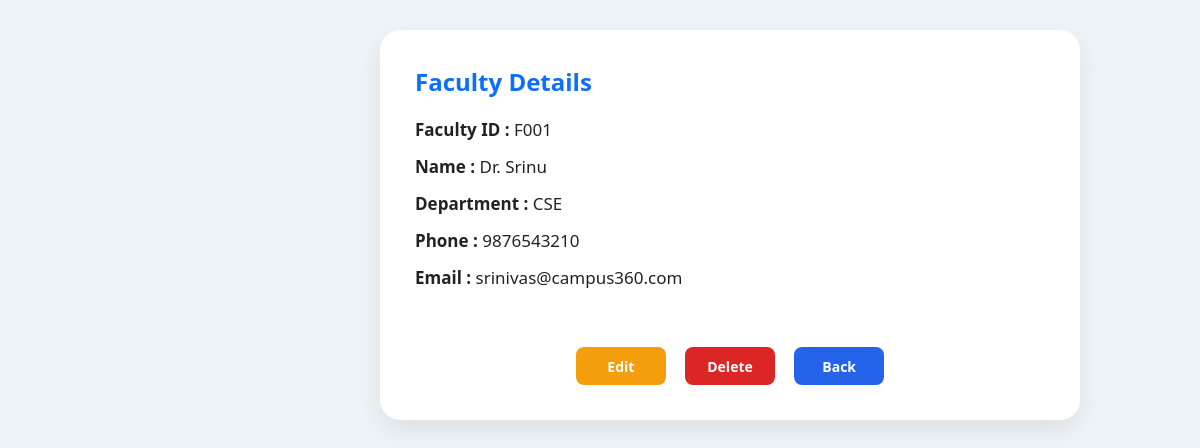
Page /view_faculty/F001 (signed in) on the committed database.
### tables this page shows
CREATE TABLE faculty(

id INTEGER PRIMARY KEY AUTOINCREMENT,

facultyid TEXT UNIQUE,

password TEXT,

name TEXT,

department TEXT,

phone TEXT,

email TEXT

);

### app.py (the view)
@app.route("/view_faculty/<facultyid>")
def view_faculty(facultyid):
    if "admin" not in session:
        return redirect("/")
    conn = get_connection()
    cursor = conn.cursor()
    cursor.execute(
        "SELECT * FROM faculty WHERE facultyid=?",
        (facultyid,)
    )
    faculty = cursor.fetchone()
    conn.close()
    return render_template(
        "view_faculty.html",
        faculty=faculty
    )

### app.py (called while the page is built)
def get_connection():
    conn = sqlite3.connect("portal.db")
    conn.row_factory = sqlite3.Row
    return conn

@app.context_processor
def inject_user():
    return dict(
        student=session.get("student"),
        faculty=session.get("faculty"),
        admin=session.get("admin")
    )

@app.before_request
def before_request():
    pass

@app.after_request
def after_request(response):
    response.headers["Cache-Control"] = "no-store"
    return response

### templates/view_faculty.html (shortened to what this page needs)
<!DOCTYPE html>
<html>
<head>
<link rel="stylesheet"
href="{{ url_for('static', filename='style.css') }}">
</head>
<body>
<div class="main">
<div class="profile-card">
<h2>Faculty Details</h2>
<p><b>Faculty ID :</b> {{ faculty['facultyid'] }}</p>
<p><b>Name :</b> {{ faculty['name'] }}</p>
<p><b>Department :</b> {{ faculty['department'] }}</p>
<p><b>Phone :</b> {{ faculty['phone'] }}</p>
<p><b>Email :</b> {{ faculty['email'] }}</p>
<br><br>
<div style="text-align:center;">
<a href="/edit_faculty/{{ faculty['facultyid'] }}"
class="btn btn-warning"
style="margin-right:15px;">
Edit
</a>
<a href="/delete_faculty/{{ faculty['facultyid'] }}"
class="btn btn-danger"
style="margin-right:15px;"
onclick="return confirm('Are you sure?')">
Delete
</a>
<a href="/faculty"
class="btn">
Back
</a>
</div>
</div>
</div>
</body>
</html>

### static/style.css (style rules this page uses)
* { margin:0; padding:0; box-sizing:border-box; font-family:'Segoe UI',Tahoma,Geneva,Verdana,sans-serif; }
body { background:#eef3f8; color:#222; }
.main { margin-left:260px; padding:30px; }
.btn, .btn-view, .btn-edit, .btn-delete, .btn-success, .btn-warning, .btn-danger { display:inline-flex; align-items:center; justify-content:center; min-width:90px; height:38px; padding:8px 18px; border:none; border-radius:8px; text-decoration:none; color:#fff; font-size:14px; font-weight:600; cursor:pointer; transition:.25s; box-sizing:border-box; }
.btn, .btn-view { background:#2563eb; }
.btn-warning { background:#f59e0b; }
.btn-danger { background:#dc2626; }
.profile-card { background:white; border-radius:20px; padding:35px; box-shadow:0 10px 25px rgba(0,0,0,.08); max-width:700px; margin:auto; }
.profile-card h2 { color:#0b6efd; margin-bottom:20px; }
.profile-card p { margin:14px 0; font-size:17px; }
.main { animation:fade .6s ease; }
.card, .profile-card, .form-box, table, .notification { transition:.35s; }
h2 { margin-bottom:20px; }
* { transition:.25s; }
.btn, .login-btn { position:relative; overflow:hidden; }
.btn::after, .login-btn::after { content:""; position:absolute; width:0; height:100%; left:50%; top:0; background:rgba(255,255,255,.2); transition:.4s; }
a { text-decoration:none; }
.btn,.btn-view,.btn-edit,.btn-delete,.btn-success,.btn-warning,.btn-danger { display:inline-flex!important;align-items:center;justify-content:center; min-width:90px;height:38px;padding:8px 18px;border-radius:8px; text-decoration:none;font-weight:600 }

### rows in the picture
faculty: facultyid "F001", name "Dr. Srinu", department "CSE", phone "9876543210", email "srinivas@campus360.com"
